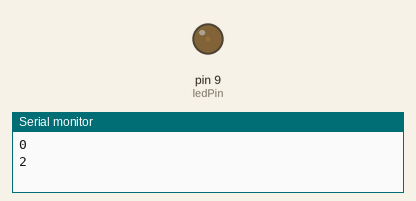
This sketch was run on a simulated Arduino Uno, built with avr-gcc and run on an emulated ATmega328P. On the bench: output pins drawn as LEDs (lit = HIGH), the last lines printed to the serial monitor.

Above: at 0.05 s.
At 1.75 s:
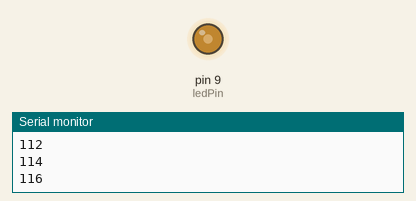
At 3.5 s:
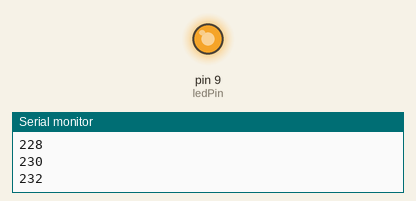
At 6.95 s:
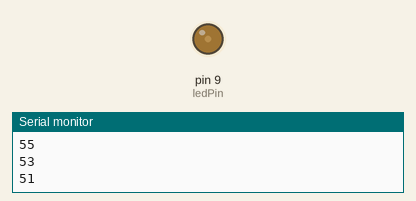
Timing chart, 0 to 10.0 s (numbered marks = the images above):
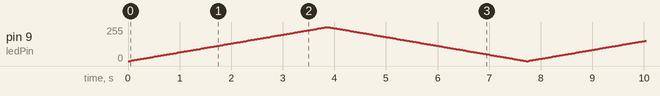

The sketch:

class5_Analog__OUT.ino
```cpp
/* Program to set the analog output */
/* Increases output to Max, then sets to zero and repeats*/


/*
Syntax
analogWrite(pin, value)
Parameters
pin: the pin to write to.
value: the duty cycle: between 0 (always off) and 255 (always on).
*/
const int ledPin = 9;      // LED connected to digital pin 9
int value = 0;
void setup()
{
  Serial.begin(9600);          //  setup serial
  pinMode(ledPin, OUTPUT);   // sets the pin as output
}

void loop()
{

  for (value = 0; value <= 255; value += 2) {
    analogWrite(9, value);
    Serial.println(value);
    delay(30); // Wait for 30 millisecond(s)
  }
  for (value = 255; value >= 0; value -= 2) {
    analogWrite(9, value);
    Serial.println(value);
    delay(30); // Wait for 30 millisecond(s)
  }
}
```
